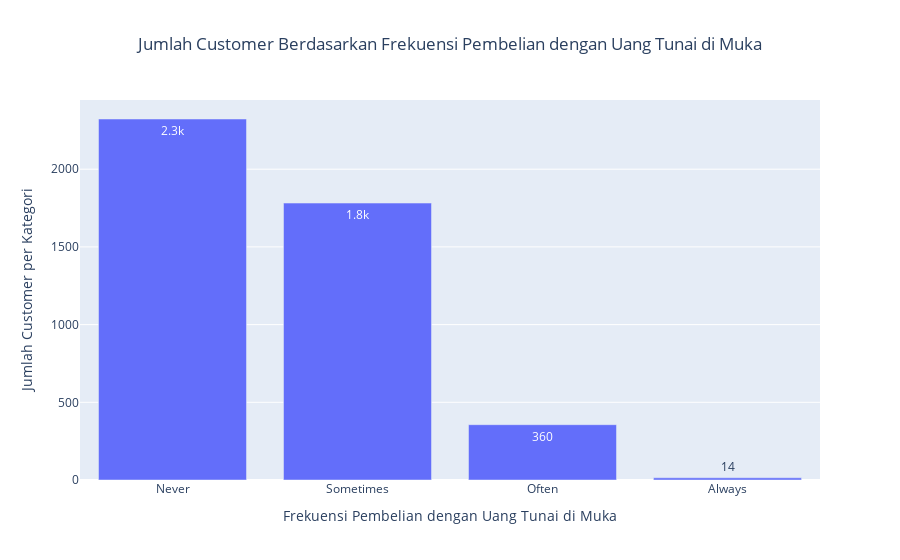

Source (notebook cell):
### Markdown cell above
Cek jumlah customer berdasarkan frekuensi pembelian metode uang tunai di muka dengan groupby dan count, dan divisualisasikan dengan plotly

### Code cell
# grouping by category and counting price
topcafreq = df1.groupby("CASH_ADVANCE_FREQUENCY_CAT")["CUST_ID"].count().sort_values(ascending=False)
topcafreq = topcafreq.reset_index()
topcafreq

# bar chart figure
fig = px.bar(topcafreq, x="CASH_ADVANCE_FREQUENCY_CAT", y="CUST_ID", text_auto='.2s', title='Jumlah Customer Berdasarkan Frekuensi Pembelian dengan Uang Tunai di Muka')
fig.update_layout(title_x = 0.5)
fig.update_xaxes(title_text="Frekuensi Pembelian dengan Uang Tunai di Muka")
fig.update_yaxes(title_text="Jumlah Customer per Kategori")

# display
fig.show()
topcafreq

### Figure 1 — Plotly figure (JSON) as saved in the notebook; plotly's stock layout.template omitted (floating-point values rounded to 4 significant figures)
{"data": [{"alignmentgroup": "True", "hovertemplate": "CASH_ADVANCE_FREQUENCY_CAT=%{x}<br>CUST_ID=%{y}<extra></extra>", "legendgroup": "", "marker": {"color": "#636efa", "pattern": {"shape": ""}}, "name": "", "offsetgroup": "", "orientation": "v", "showlegend": false, "textposition": "auto", "texttemplate": "%{y:.2s}", "type": "bar", "x": ["Never", "Sometimes", "Often", "Always"], "xaxis": "x", "y": [2323, 1782, 356, 14], "yaxis": "y"}], "layout": {"barmode": "relative", "legend": {"tracegroupgap": 0}, "title": {"text": "Jumlah Customer Berdasarkan Frekuensi Pembelian dengan Uang Tunai di Muka", "x": 0.5}, "xaxis": {"anchor": "y", "domain": [0, 1], "title": {"text": "Frekuensi Pembelian dengan Uang Tunai di Muka"}}, "yaxis": {"anchor": "x", "domain": [0, 1], "title": {"text": "Jumlah Customer per Kategori"}}}}
